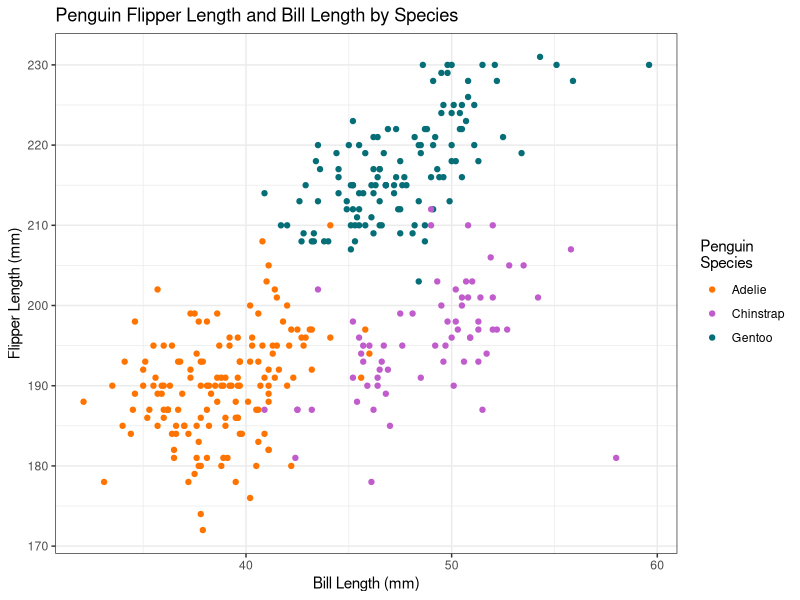
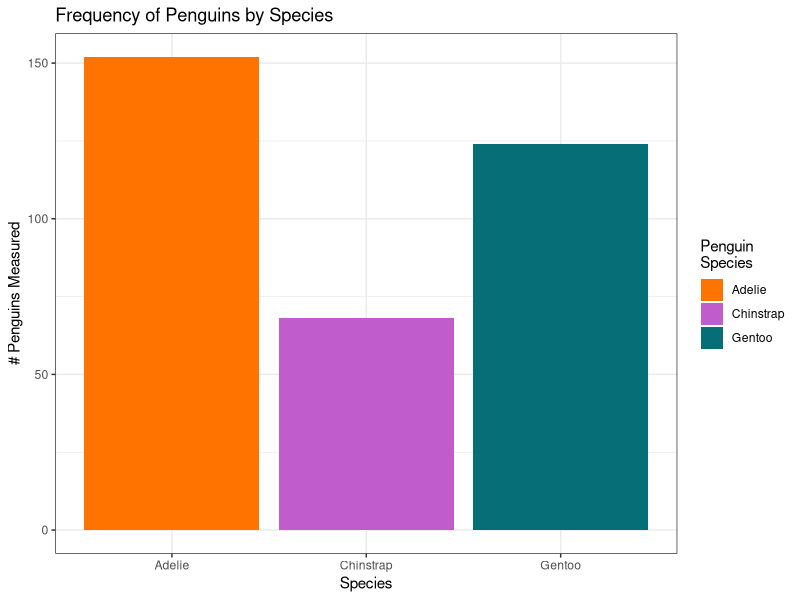

The R script that drew these images, in order:
## ---- chunk 1
#| include: false
options(htmltools.dir.version = FALSE)

knitr::opts_chunk$set(
  dpi = 300, 
  echo = F, message = F, warning = F, 
  cache = T)

knitr::opts_chunk$set(
  dev.args = list(bg = "transparent")
)

library(tidyverse)
library(gridExtra)
## ---- chunk 2
# Generate some sort of plot
library(palmerpenguins)
data("penguins")
ggplot(penguins, aes(x = bill_length_mm, y = flipper_length_mm, color = species)) + geom_point() + ylab("Flipper Length (mm)") + xlab("Bill Length (mm)") + scale_color_manual("Penguin\nSpecies", values = c("#ff7400", "#c05ccb", "#056e76")) + theme_bw() + ggtitle("Penguin Flipper Length and Bill Length by Species")
## ---- chunk 3
ggplot(penguins, aes(x = species)) + geom_bar(aes(fill = species)) + scale_fill_manual("Penguin\nSpecies", values = c("#ff7400", "#c05ccb", "#056e76")) + xlab("Species") + ylab("# Penguins Measured") + ggtitle("Frequency of Penguins by Species") + theme_bw()
